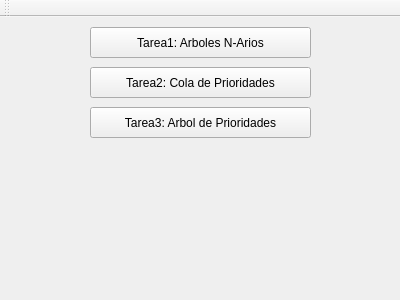
<?xml version="1.0" encoding="UTF-8"?>
<ui version="4.0">
 <class>MainWindow</class>
 <widget class="QMainWindow" name="MainWindow">
  <property name="geometry">
   <rect>
    <x>0</x>
    <y>0</y>
    <width>400</width>
    <height>300</height>
   </rect>
  </property>
  <property name="windowTitle">
   <string>MainWindow</string>
  </property>
  <widget class="QWidget" name="centralWidget">
   <widget class="QPushButton" name="pushButton">
    <property name="geometry">
     <rect>
      <x>90</x>
      <y>10</y>
      <width>221</width>
      <height>31</height>
     </rect>
    </property>
    <property name="text">
     <string>Tarea1: Arboles N-Arios</string>
    </property>
   </widget>
   <widget class="QPushButton" name="pushButton_2">
    <property name="geometry">
     <rect>
      <x>90</x>
      <y>50</y>
      <width>221</width>
      <height>31</height>
     </rect>
    </property>
    <property name="text">
     <string>Tarea2: Cola de Prioridades</string>
    </property>
   </widget>
   <widget class="QPushButton" name="pushButton_3">
    <property name="geometry">
     <rect>
      <x>90</x>
      <y>90</y>
      <width>221</width>
      <height>31</height>
     </rect>
    </property>
    <property name="text">
     <string>Tarea3: Arbol de Prioridades</string>
    </property>
   </widget>
  </widget>
  <widget class="QToolBar" name="mainToolBar">
   <attribute name="toolBarArea">
    <enum>TopToolBarArea</enum>
   </attribute>
   <attribute name="toolBarBreak">
    <bool>false</bool>
   </attribute>
  </widget>
 </widget>
 <layoutdefault spacing="6" margin="11"/>
 <resources/>
 <connections/>
</ui>
